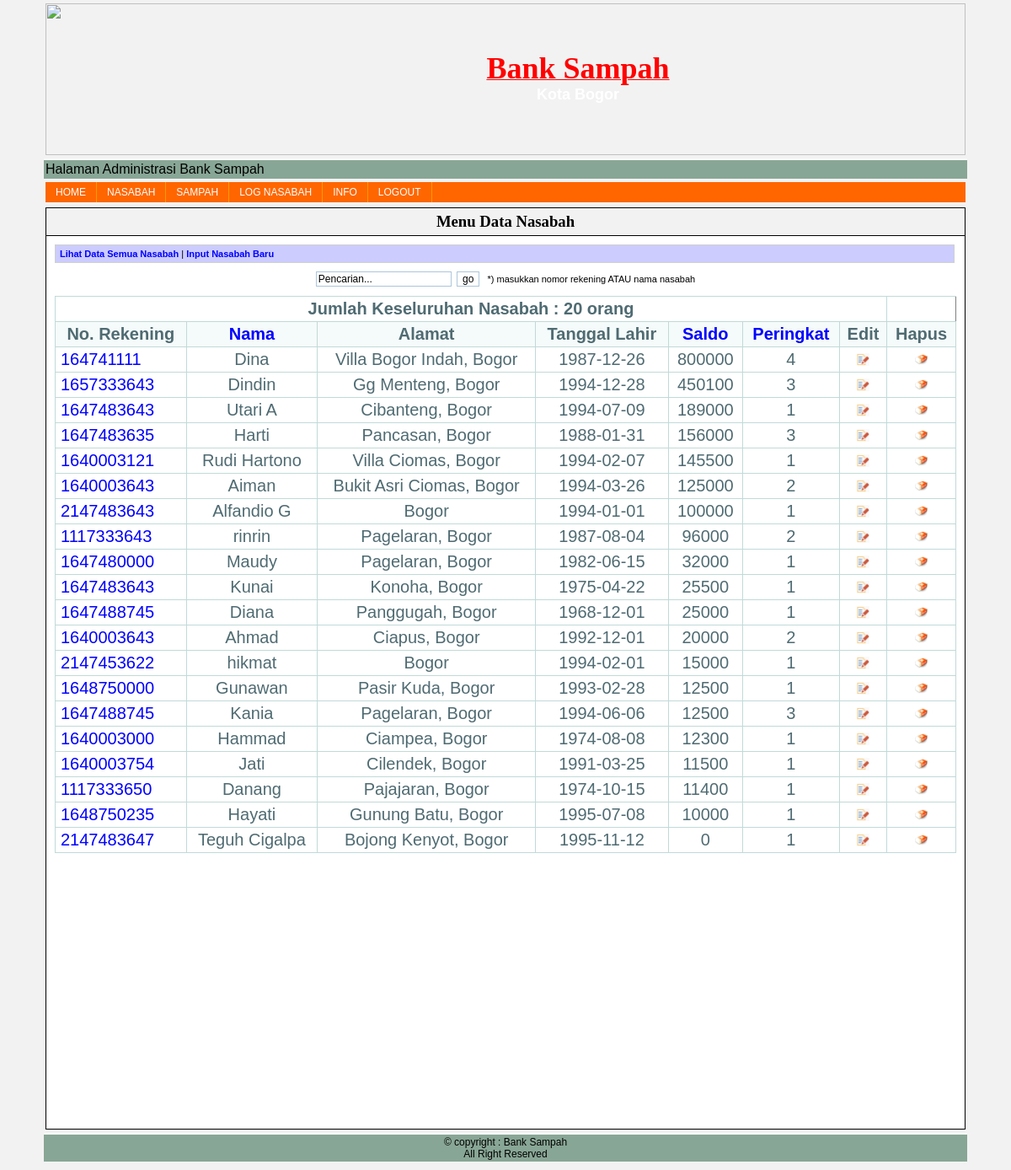
Screenshot of /admin/admin/index.php?page=lihat_nasabahSD (signed in) with the database file from the repository.
### tables this page shows
CREATE TABLE IF NOT EXISTS `nasabah` (
  `id_N` int(15) NOT NULL AUTO_INCREMENT,
  `no_rekening` int(30) NOT NULL,
  `nama` varchar(30) NOT NULL,
  `alamat` text NOT NULL,
  `tanggal_lahir` date NOT NULL,
  `tempat_lahir` varchar(30) NOT NULL,
  `no_KTP` varchar(20) NOT NULL,
  `saldo` int(30) NOT NULL,
  `peringkat` int(5) NOT NULL,
  `usernameN` varchar(30) NOT NULL,
  `passwordN` varchar(50) NOT NULL,
  PRIMARY KEY (`id_N`),
  UNIQUE KEY `username` (`usernameN`),
  UNIQUE KEY `no_KTP` (`no_KTP`)
);

### admin/nasabah/lihat_nasabahSD.php (the view, shortened to what this page needs)
<?php
include "../nasabah/link.php";
echo "
<center>
    <form action='?page=lihat_nasabah2' method='post'>
        <input type='text' name='cari' value='Pencarian...' onfocus=\"this.value='';\" onblur=\"if(this.value=='') this.value='Pencarian...';\">&nbsp;&nbsp;<input type='submit' value='go' name='go'>&nbsp;&nbsp;&nbsp;*) masukkan nomor rekening ATAU nama nasabah
    </form>
</scenter>";
$query2=mysql_query("SELECT * FROM nasabah ORDER BY saldo DESC");
$jumlah_nasabah=mysql_num_rows($query2);
?>
<table class="table-data" border=1 width=100% border=0 >
    <tr>
        <td class="td-data" colspan="7"><b>Jumlah Keseluruhan Nasabah : <?php echo $jumlah_nasabah; ?> orang</b></td>
    </tr>
    <tr>
        <td class="head-data">No. Rekening</td>
        <td class="head-data"><a href='?page=lihat_nasabahN&sort=asc'>Nama</a></td>
        <td class="head-data">Alamat</td>
        <td class="head-data">Tanggal Lahir</td>
        <td class="head-data"><a href='?page=lihat_nasabahSA'>Saldo</a></td>
        <td class="head-data"><a href='?page=lihat_nasabahPA'>Peringkat</a></td>
        <td class="head-data">Edit</td>
        <td class="head-data">Hapus</td>
    </tr>
<?php
    while ($hasil=mysql_fetch_array($query2)) {
        echo "
            <tr>
                <td class='pinggir-data'><a href='?page=detil_nasabah&noRek=$hasil[no_rekening]'>$hasil[no_rekening]</a></td>
                <td class='td-data'>$hasil[nama]</td>
                <td class='td-data'>$hasil[alamat]</td>
                <td class='td-data'>$hasil[tanggal_lahir]</td>
                <td class='td-data'>$hasil[saldo]</td>
                <td class='td-data'>$hasil[peringkat]</td>
                <td class='td-data'><a href='?page=edit_nasabah&id=$hasil[id_N]'><img class='img_link' src='../image/order_form_online_offer-512.png' width='15px' height='15px'></a></td>
                <td class='td-data'><a href='?page=act_hapus_nasabah&id=$hasil[id_N]' onclick='return confirm(\"Anda yakin ingin menghapus data nasabah $hasil[id_N] ?\")'><img class='img_link' src='../image/Delete-icon.png' width='15px' height='15px'></a></td>
            </tr>";
}
?>
</table>

### admin/include/style.css (style rules this page uses)
body { background-color: #f2f2f2; color: black; margin-top: 0px; margin-left: 50px; margin-right: 50px; font-family: arial; font-size: 14px; }
a { text-decoration: none; color: blue; }
.table-data { width: 100%; padding: 0; margin: 0 auto 1.5em auto; border-top: 1px solid #C1DAD7; border-left: 1px solid #C1DAD7; border-collapse:collapse; font-size:18px; font-family: verdana,arial,sans-serif; color:#545454; }
.td-data { font: normal 20px "Trebuchet MS", Verdana, Arial, Helvetica, sans-serif; border-right: 1px solid #C1DAD7; border-bottom: 1px solid #C1DAD7; padding: 3px 6px 3px 6px; color: #4f6b72; width: auto; text-align: center; }
.head-data { font: normal 20px "Trebuchet MS", Verdana, Arial, Helvetica, sans-serif; border-right: 1px solid #C1DAD7; border-bottom: 1px solid #C1DAD7; padding: 3px 6px 3px 6px; color: #4f6b72; width: auto; text-align: center; background-color:#F5FAFA; font-weight: bold; }
.pinggir-data { font: normal 20px "Trebuchet MS", Verdana, Arial, Helvetica, sans-serif; border-right: 1px solid #C1DAD7; border-bottom: 1px solid #C1DAD7; padding: 3px 6px 3px 6px; color: #4f6b72; text-align: left; }
input { border-left : 1px solid #acc6db; border-right : 1px solid #acc6db; border-top : 1px solid #acc6db; border-bottom : 1px solid #acc6db; background-color : #fff; font-size : 12px; font-family : Verdana, Arial, Helvetica, sans-serif; color : #000; }
.img_link { border: none; padding: 0px; }

### admin/admin/index.php (style rules this page uses)
body { background-image: url(../../Rental%20Mobil%20G.A.H/images/rentcar2.jpg); }

### rows the page displays
nasabah: no_rekening "164741111", nama "Dina", alamat "Villa Bogor Indah, Bogor", tanggal_lahir "1987-12-26", saldo "800000", peringkat "4"
nasabah: no_rekening "1657333643", nama "Dindin", alamat "Gg Menteng, Bogor", tanggal_lahir "1994-12-28", saldo "450100", peringkat "3"
nasabah: no_rekening "1647483643", nama "Utari A", alamat "Cibanteng, Bogor", tanggal_lahir "1994-07-09", saldo "189000", peringkat "1"
nasabah: no_rekening "1647483635", nama "Harti", alamat "Pancasan, Bogor", tanggal_lahir "1988-01-31", saldo "156000", peringkat "3"
nasabah: no_rekening "1640003121", nama "Rudi Hartono", alamat "Villa Ciomas, Bogor", tanggal_lahir "1994-02-07", saldo "145500", peringkat "1"
nasabah: no_rekening "1640003643", nama "Aiman", alamat "Bukit Asri Ciomas, Bogor", tanggal_lahir "1994-03-26", saldo "125000", peringkat "2"
nasabah: no_rekening "2147483643", nama "Alfandio G", alamat "Bogor", tanggal_lahir "1994-01-01", saldo "100000", peringkat "1"
nasabah: no_rekening "1117333643", nama "rinrin", alamat "Pagelaran, Bogor", tanggal_lahir "1987-08-04", saldo "96000", peringkat "2"
nasabah: no_rekening "1647480000", nama "Maudy", alamat "Pagelaran, Bogor", tanggal_lahir "1982-06-15", saldo "32000", peringkat "1"
nasabah: no_rekening "1647483643", nama "Kunai", alamat "Konoha, Bogor", tanggal_lahir "1975-04-22", saldo "25500", peringkat "1"
nasabah: no_rekening "1647488745", nama "Diana", alamat "Panggugah, Bogor", tanggal_lahir "1968-12-01", saldo "25000", peringkat "1"
nasabah: no_rekening "1640003643", nama "Ahmad", alamat "Ciapus, Bogor", tanggal_lahir "1992-12-01", saldo "20000", peringkat "2"
nasabah: no_rekening "2147453622", nama "hikmat", alamat "Bogor", tanggal_lahir "1994-02-01", saldo "15000", peringkat "1"
nasabah: no_rekening "1648750000", nama "Gunawan", alamat "Pasir Kuda, Bogor", tanggal_lahir "1993-02-28", saldo "12500", peringkat "1"
nasabah: no_rekening "1647488745", nama "Kania", alamat "Pagelaran, Bogor", tanggal_lahir "1994-06-06", saldo "12500", peringkat "3"
nasabah: no_rekening "1640003000", nama "Hammad", alamat "Ciampea, Bogor", tanggal_lahir "1974-08-08", saldo "12300", peringkat "1"
nasabah: no_rekening "1640003754", nama "Jati", alamat "Cilendek, Bogor", tanggal_lahir "1991-03-25", saldo "11500", peringkat "1"
nasabah: no_rekening "1117333650", nama "Danang", alamat "Pajajaran, Bogor", tanggal_lahir "1974-10-15", saldo "11400", peringkat "1"
nasabah: no_rekening "1648750235", nama "Hayati", alamat "Gunung Batu, Bogor", tanggal_lahir "1995-07-08", saldo "10000", peringkat "1"
nasabah: no_rekening "2147483647", nama "Teguh Cigalpa", alamat "Bojong Kenyot, Bogor", tanggal_lahir "1995-11-12", saldo "0", peringkat "1"

### other values shown
$j "Menu Data Nasabah"
$jumlah_nasabah "20"
